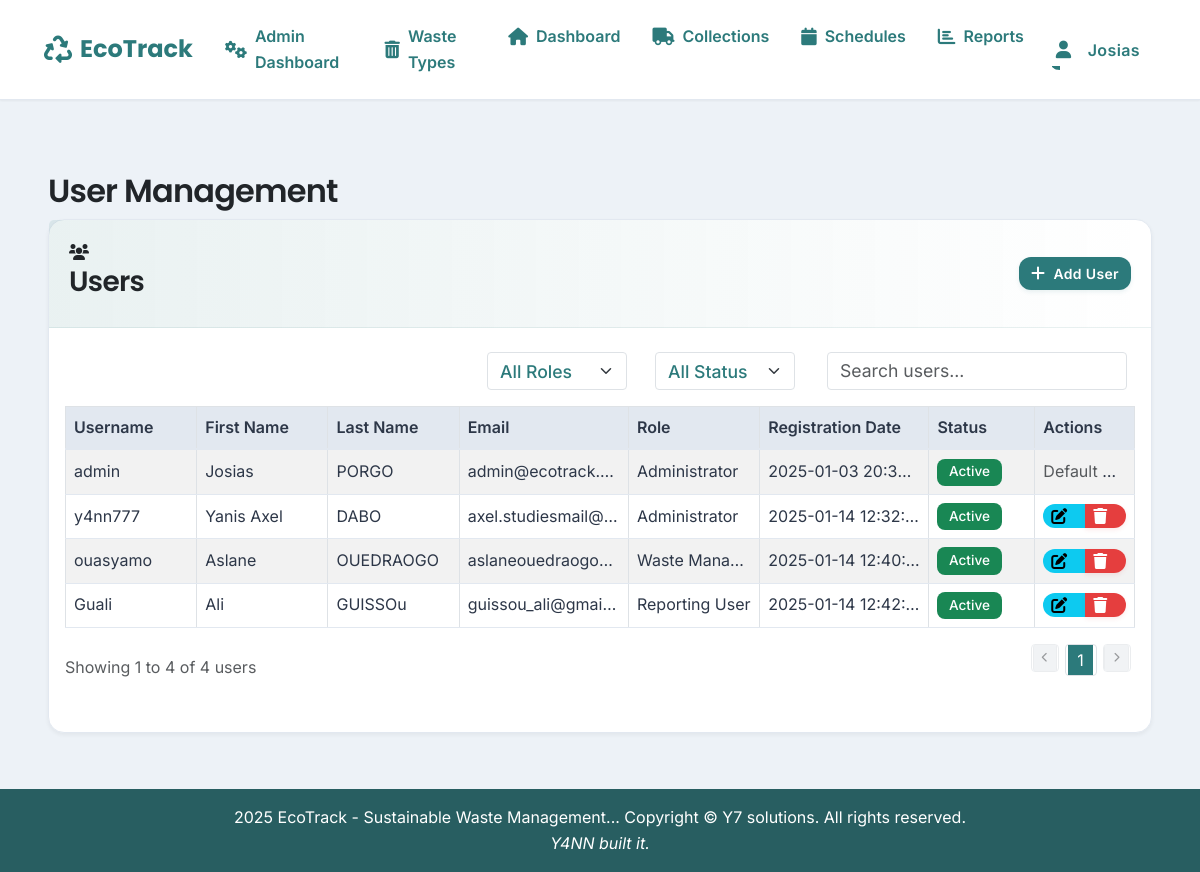
Page /admin/users (signed in) on the committed database.
### models.py (models this page shows, shortened)
class User(UserMixin, db.Model):
    __tablename__ = 'users'
    id = db.Column(db.Integer, primary_key=True)
    username = db.Column(db.String(80), unique=True, nullable=False)
    email = db.Column(db.String(120), unique=True, nullable=False)
    password_hash = db.Column(db.String(200), nullable=False)
    first_name = db.Column(db.String(100), nullable=False)
    last_name = db.Column(db.String(100), nullable=False)
    role = db.Column(db.String(50), nullable=False)
    is_active = db.Column(db.Boolean, default=True, nullable=False)
    created_at = db.Column(db.DateTime, default=datetime.utcnow)
    def is_admin(self):
        return self.role == 'Administrator'
    def is_operator(self):
        return self.role == 'Waste Management Operator'

### blueprints/admin.py (the view)
@admin_bp.route('/admin/users')
@login_required
@admin_required
def users():
    users = User.query.all()
    return render_template('admin/users.html', users=users)

### blueprints/admin.py (called while the page is built)
def admin_required(f):
    @wraps(f)
    def decorated_function(*args, **kwargs):
        if not current_user.is_authenticated or not current_user.is_admin():
            return jsonify({
                'status': 'error',
                'message': 'You do not have permission to access this page.',
                'redirect': url_for('index')
            }), 403
        return f(*args, **kwargs)
    return decorated_function

### blueprints/auth.py (called while the page is built)
@login_manager.user_loader
def load_user(user_id):
    return User.query.get(int(user_id))

### templates/admin/users.html (shortened to what this page needs)
{% extends "base.html" %}
{% block content %}
<div class="container-fluid px-3">
    <h2 class="mt-4">User Management</h2>
    <div class="card mb-4">
        <div class="card-header d-flex justify-content-between align-items-center">
            <div>
                <i class="fas fa-users me-1"></i><h3>Users</h3>
            </div>
            <a href="{{ url_for('admin.new_user') }}" class="btn btn-primary btn-sm">
                <i class="fas fa-plus"></i> Add User
            </a>
        </div>
        <div class="card-body px-0">
            <div class="table-responsive">
                <table id="usersTable" class="table table-striped table-bordered">
                    <thead>
                        <tr>
                            <th style="width: 12%">Username</th>
                            <th style="width: 12%">First Name</th>
                            <th style="width: 12%">Last Name</th>
                            <th style="width: 15%">Email</th>
                            <th style="width: 12%">Role</th>
                            <th style="width: 15%">Registration Date</th>
                            <th style="width: 10%">Status</th>
                            <th style="width: 9.5%">Actions</th>
                        </tr>
                    </thead>
                    <tbody>
                        {% for user in users %}
                        <tr>
                            <td class="text-nowrap">{{ user.username }}</td>
                            <td class="text-nowrap">{{ user.first_name }}</td>
                            <td class="text-nowrap">{{ user.last_name }}</td>
                            <td class="text-nowrap">{{ user.email }}</td>
                            <td class="text-nowrap">{{ user.role }}</td>
                            <td class="text-nowrap" data-order="{{ user.created_at.strftime('%Y%m%d%H%M%S') }}">
                                {{ user.created_at.strftime('%Y-%m-%d %H:%M:%S') }}
                            </td>
                            <td class="text-nowrap">
                                <span class="badge {% if user.is_active %}bg-success{% else %}bg-danger{% endif %}">
                                    {{ 'Active' if user.is_active else 'Inactive' }}
                                </span>
                            </td>
                            <td class="text-nowrap">
                                {% if user.username != 'admin' %}
                                <div class="btn-group">
                                    <a href="{{ url_for('admin.edit_user', id=user.id) }}"
                                       class="btn btn-sm btn-info"
                                       data-bs-toggle="tooltip"
                                       title="Edit User">
                                        <i class="fas fa-edit"></i>
                                    </a>
                                    <button type="button"
                                            class="btn btn-sm btn-danger"
                                            onclick="confirmDelete(`{{ url_for('admin.delete_user', id=user.id) }}`, 'Are you sure you want to delete this user?')"
                                            data-bs-toggle="tooltip"
                                            title="Delete User">
                                        <i class="fas fa-trash"></i>
                                    </button>
                                </div>
                                {% else %}
                                <span class="text-muted">Default Admin</span>
                                {% endif %}
                            </td>
                        </tr>
                        {% endfor %}
                    </tbody>
                </table>
            </div>
        </div>
    </div>
</div>
{% endblock %}

### templates/base.html (shortened to what this page needs)
<!DOCTYPE html>
<html lang="en">
<head>
    <link href="https://cdn.jsdelivr.net/npm/bootstrap@5.3.0/dist/css/bootstrap.min.css" rel="stylesheet">
    <link rel="stylesheet" href="https://cdnjs.cloudflare.com/ajax/libs/font-awesome/6.0.0/css/all.min.css">
    <link rel="stylesheet" href="https://cdn.jsdelivr.net/npm/sweetalert2@11/dist/sweetalert2.min.css">
    <link rel="stylesheet" href="{{ url_for('static', filename='css/styles.css') }}">
</head>
<body>
    <nav class="navbar navbar-expand-lg">
        <div class="container-fluid">
            <a class="navbar-brand" href="/">
                <i class="fas fa-recycle me-2"></i>EcoTrack
            </a>
            <div class="collapse navbar-collapse" id="navbarNav">
                <ul class="navbar-nav">
                    {% if current_user.is_authenticated %}
                        {% if current_user.is_admin() %}
                            <li class="nav-item">
                                <a class="nav-link" href="{{ url_for('admin.dashboard') }}">
                                    <i class="fas fa-cogs me-2"></i>Admin Dashboard
                                </a>
                            </li>
                            <li class="nav-item">
                                <a class="nav-link" href="{{ url_for('waste_types') }}">
                                    <i class="fas fa-trash-alt"></i>
                                    Waste Types
                                </a>
                            </li>
                        {% endif %}
                        <li class="nav-item">
                            <a class="nav-link" href="{{ url_for('index') }}">
                                <i class="fas fa-home me-2"></i>Dashboard
                            </a>
                        </li>
                        {% if current_user.is_operator() or current_user.is_admin() %}
                            <li class="nav-item">
                                <a class="nav-link" href="{{ url_for('collections') }}">
                                    <i class="fas fa-truck me-2"></i>Collections
                                </a>
                            </li>
                            <li class="nav-item">
                                <a class="nav-link" href="{{ url_for('schedules') }}">
                                    <i class="fas fa-calendar me-2"></i>Schedules
                                </a>
                            </li>
                        {% endif %}
                        {% if current_user.is_admin() or current_user.is_reporting_user() %}
                            <li class="nav-item">
                                <a class="nav-link" href="{{ url_for('reports') }}">
                                    <i class="fas fa-chart-bar"></i>
                                    Reports
                                </a>
                            </li>
                        {% endif %}
                    {% endif %}
                </ul>
                <ul class="navbar-nav ms-auto">
                    {% if current_user.is_authenticated %}
                        <li class="nav-item dropdown">
                            <button class="nav-link dropdown-toggle btn btn-link" type="button" id="userDropdown"
                                    data-bs-toggle="dropdown" data-bs-auto-close="true" aria-expanded="false">
                                <i class="fas fa-user me-2"></i>
                                {{ current_user.first_name }}
                            </button>
                        </li>
                    {% endif %}
                </ul>
            </div>
        </div>
    </nav>
    <div class="content-wrapper">
        {% block content %}{% endblock %}
    </div>
    <footer class="footer">
        <div class="container">
            <span> 2025 EcoTrack - Sustainable Waste Management...</span>
            <copyright>
                <span>Copyright &copy; Y7 solutions. All rights reserved.</span>
            </copyright><br>
            <span><i>Y4NN built it.</i></span>
        </div>
    </footer>
</body>
</html>

### static/css/styles.css (style rules this page uses)
:root { --primary-color: #2C7A7B; --primary-dark: #285E61; --primary-light: #4FD1C5; --secondary-color: #718096; --background-light: #EDF2F7; --background-card: #FFFFFF; --text-dark: #2D3748; --text-light: #718096; --danger: #E53E3E; --warning: #D69E2E; --success: #38A169; --info: #3182CE; --border-color: #E2E8F0; --hover-bg: #E2E8F0; --spacing-xs: 0.25rem; --spacing-sm: 0.5rem; --spacing-md: 1rem; --spacing-lg: 1.5rem; --spacing-xl: 2rem; }
body { background-color: var(--background-light); font-family: 'Inter', 'Segoe UI', system-ui, -apple-system, sans-serif; min-height: 100vh; display: flex; flex-direction: column; line-height: 1.6; }
.content-wrapper { flex: 1; padding: var(--spacing-xl); opacity: 0; animation: fadeIn 0.5s ease forwards; position: relative; z-index: 1; }
.container { position: relative; z-index: 2; }
.navbar { background: var(--background-card); border-bottom: 1px solid var(--border-color); box-shadow: 0 1px 2px rgba(0,0,0,0.05); padding: 1rem 2rem; }
.navbar-brand { font-family: 'Poppins', 'Segoe UI', sans-serif; font-weight: 700; font-size: 1.5rem; color: var(--primary-color) !important; transition: all 0.3s cubic-bezier(0.4, 0, 0.2, 1); display: flex; align-items: center; }
.navbar-brand i { font-size: 1.75rem; margin-right: 0.75rem; transition: transform 0.3s cubic-bezier(0.4, 0, 0.2, 1); }
.nav-link { color: var(--primary-color) !important; font-weight: 600; position: relative; padding: 0.5rem 1rem; margin: 0 0.5rem; transition: all 0.3s ease; display: flex; align-items: center; }
.nav-link i { margin-right: 0.5rem; font-size: 1.1rem; }
.nav-link::after { content: ''; position: absolute; bottom: 0; left: 0; width: 0; height: 2px; background-color: var(--primary-color); transition: width 0.3s ease; }
.card { transition: transform 0.2s ease-in-out, box-shadow 0.2s ease-in-out; }
.card-header { background: transparent; border-bottom: 1px solid var(--border-color); padding: var(--spacing-lg); }
.card-body { padding: var(--spacing-lg); position: relative; z-index: 1; }
.btn { padding: 0.75rem 1.5rem; border-radius: 8px; font-weight: 500; transition: all 0.3s ease; border: none; position: relative; z-index: 2; }
.btn-primary { background-color: var(--primary-color); color: white; }
.btn { position: relative; padding: 0.75rem 1.5rem; border-radius: 12px; font-weight: 600; letter-spacing: 0.025em; transition: all 0.3s cubic-bezier(0.4, 0, 0.2, 1); overflow: hidden; display: inline-flex; align-items: center; gap: 0.5rem; }
.btn i { font-size: 1.1rem; transition: transform 0.3s cubic-bezier(0.4, 0, 0.2, 1); }
.btn::before { content: ''; position: absolute; top: 0; left: -100%; width: 100%; height: 100%; background: linear-gradient( 90deg, transparent 0%, rgba(255, 255, 255, 0.2) 50%, transparent 100% ); transition: left 0.5s cubic-bezier(0.4, 0, 0.2, 1); }
.btn-primary { background: var(--primary-color); border: none; color: var(--background-card); box-shadow: 0 2px 4px rgba(44, 122, 123, 0.1); }
.btn-danger { background: var(--danger); border: none; color: var(--background-card); box-shadow: 0 2px 4px rgba(229, 62, 62, 0.1); }
.btn-sm { padding: 0.5rem 1rem; font-size: 0.875rem; }
.btn-sm i { font-size: 1rem; }
h1, h2, h3, h4, h5, h6 { font-family: 'Poppins', 'Segoe UI', sans-serif; font-weight: 600; letter-spacing: -0.025em; }
.card { background: var(--background-card); border: 1px solid var(--border-color); border-radius: 16px; box-shadow: 0 2px 4px rgba(0, 0, 0, 0.05); transition: all 0.3s cubic-bezier(0.4, 0, 0.2, 1); }
.card-header { background: linear-gradient(to right, rgba(44, 122, 123, 0.1), transparent); border-bottom: 1px solid rgba(44, 122, 123, 0.1); padding: 1.25rem; }
.table { margin-bottom: 0; }
.table th { background-color: var(--hover-bg); border-bottom: 2px solid var(--border-color); color: var(--text-dark); font-weight: 600; }
.table td { border-bottom: 1px solid var(--border-color); color: var(--text-dark); }
.badge { padding: 0.5rem 1rem; border-radius: 20px; font-weight: 500; font-size: 0.875rem; }
.footer { background-color: var(--primary-dark); color: white; padding: 1rem 0; text-align: center; margin-top: auto; }

### rows in the picture
User: first_name "Josias", username "admin", last_name "PORGO", email "admin@ecotrack.…", role "Administrator", created_at "2025-01-03 20:3…", is_active "Active", shows "Default…"
User: username "y4nn777", first_name "Yanis Axel", last_name "DABO", email "axel.studiesmail@…", role "Administrator", created_at "2025-01-14 12:32:…", is_active "Active"
User: username "ouasyamo", first_name "Aslane", last_name "OUEDRAOGO", email "aslaneouedraogo…", role "Waste Mana…", created_at "2025-01-14 12:40:…", is_active "Active"
User: username "Guali", first_name "Ali", last_name "GUISSOu", email "guissou_ali@gmail…", role "Reporting User", created_at "2025-01-14 12:42:…", is_active "Active"
